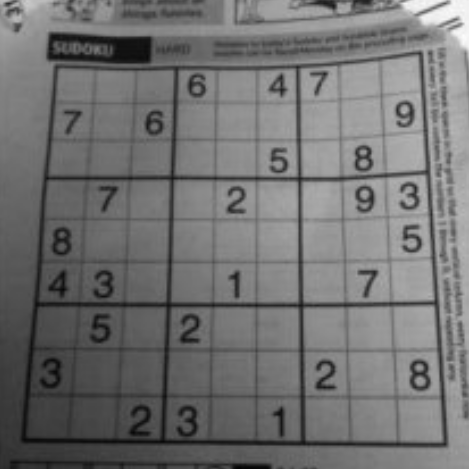
#> input picture python/photos/checkerboard_2.jpg, 469 x 469 px
$ python cv2_sobel.py   (older library calls are emulated)
#> lines starting #> are read from the running program, lines starting #| are printed output that depends on the picture; after the words box and inside, x2 and y2 are one past the last pixel; in counts of white or black regions, pixels touching at a corner belong together
# Sobel 算子是高斯平滑与微分操作的结合体
# 所以它的抗噪声能力很好

import cv2
import numpy as np

img_rd = cv2.imread("../../photos/checkerboard_2.jpg", 0)
#> img_rd is the input picture: shape (469, 469); min 3, max 253, mean 113.5

# 参数 1,0 为只在 x 方向求一阶导数,最大可以求 2 阶导数。
sobelx=cv2.Sobel(img_rd, cv2.CV_64F, 1, 0, ksize=5)
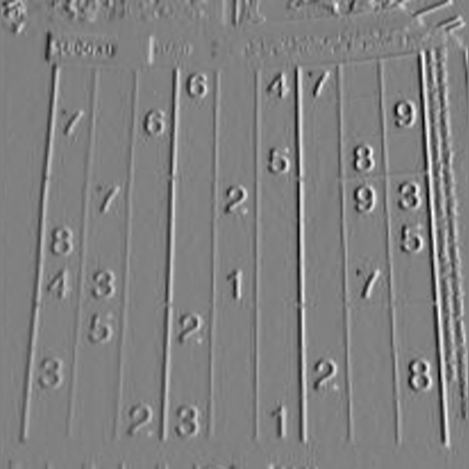
#> sobelx: shape (469, 469) float64; min -4307, max 4225, mean 19.1; drawn with min black and max white

# 参数 0,1 为只在 y 方向求一阶导数,最大可以求 2 阶导数。
sobely=cv2.Sobel(img_rd, cv2.CV_64F, 0, 1, ksize=5)
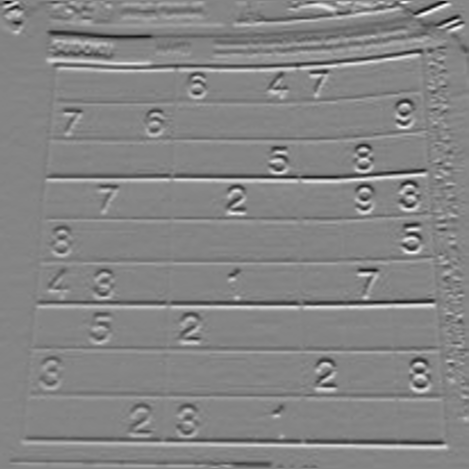
#> sobely: shape (469, 469) float64; min -4778, max 4350, mean -13.9; drawn with min black and max white

cv2.imshow("win", sobely)
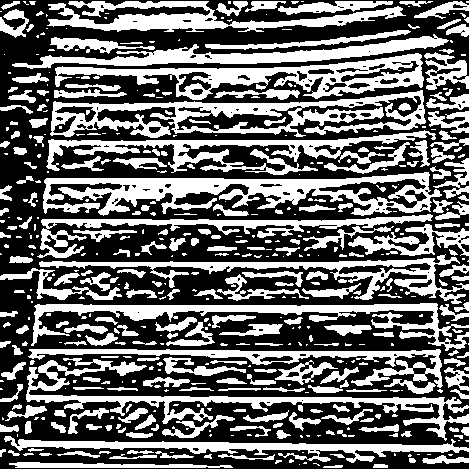
#> window 'win': shape (469, 469); 42% white; 504 white regions (247 under 20 px), largest, box (x1, y1, x2, y2) and area: (43, 172, 442, 216) 7721, (50, 90, 426, 138) 6681, (55, 53, 424, 100) 5611
cv2.waitKey(0)

$ run again, with python/photos/checkerboard_1.jpg copied over python/photos/checkerboard_2.jpg
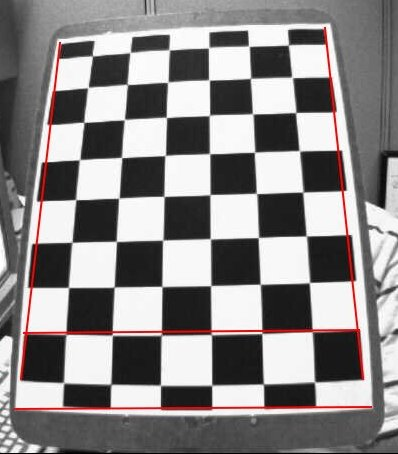
#> input picture python/photos/checkerboard_1.jpg, 398 x 454 px
#> `sobely=cv2.Sobel(img_rd, cv2.CV_64F, 0, 1, ksize=5)`:
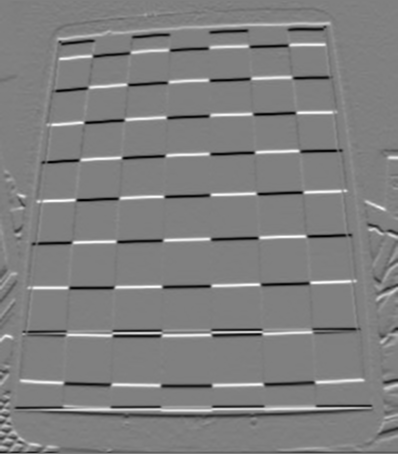
#> sobely: shape (454, 398) float64; min -10180, max 10072, mean -23.5; drawn with min black and max white
#> `cv2.imshow("win", sobely)`:
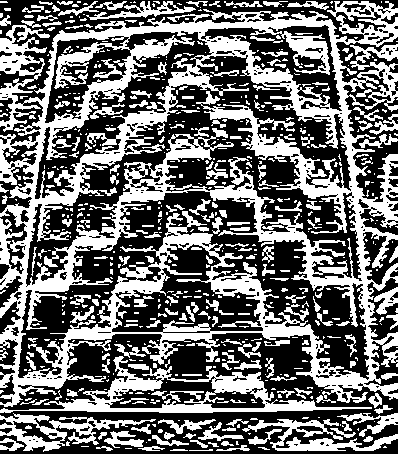
#> window 'win': shape (454, 398); 42.9% white; 649 white regions (435 under 20 px), largest, box (x1, y1, x2, y2) and area: (0, 1, 398, 407) 53304, (0, 356, 372, 413) 4551, (0, 413, 156, 452) 1886

$ run again, with python/photos/checkerboard_3.jpg copied over python/photos/checkerboard_2.jpg
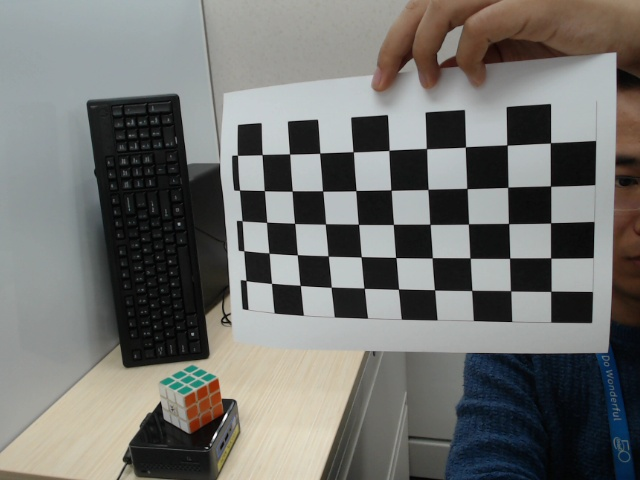
#> input picture python/photos/checkerboard_3.jpg, 640 x 480 px
#> `sobely=cv2.Sobel(img_rd, cv2.CV_64F, 0, 1, ksize=5)`:
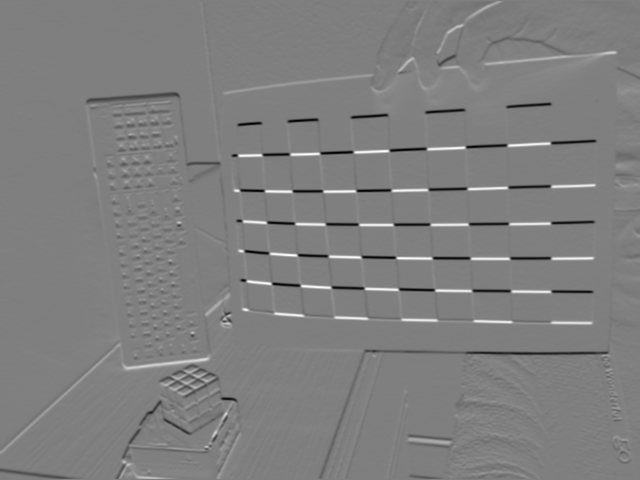
#> sobely: shape (480, 640) float64; min -8949, max 8907, mean -16.6; drawn with min black and max white
#> `cv2.imshow("win", sobely)`:
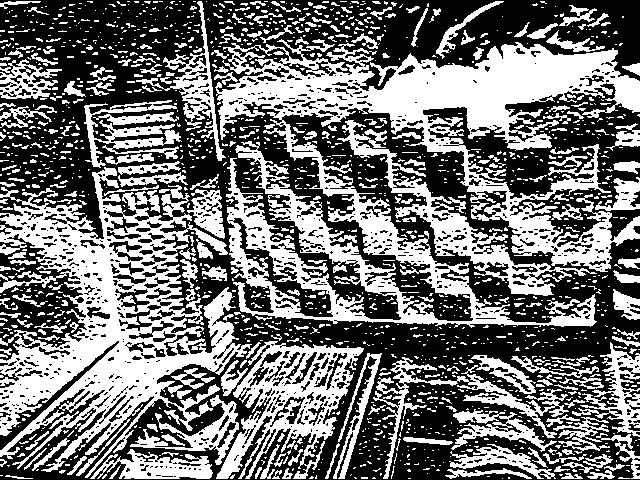
#> window 'win': shape (480, 640); 44.9% white; 1579 white regions (1293 under 20 px), largest, box (x1, y1, x2, y2) and area: (215, 39, 640, 328) 46110, (0, 167, 252, 478) 30066, (216, 341, 364, 479) 7436
